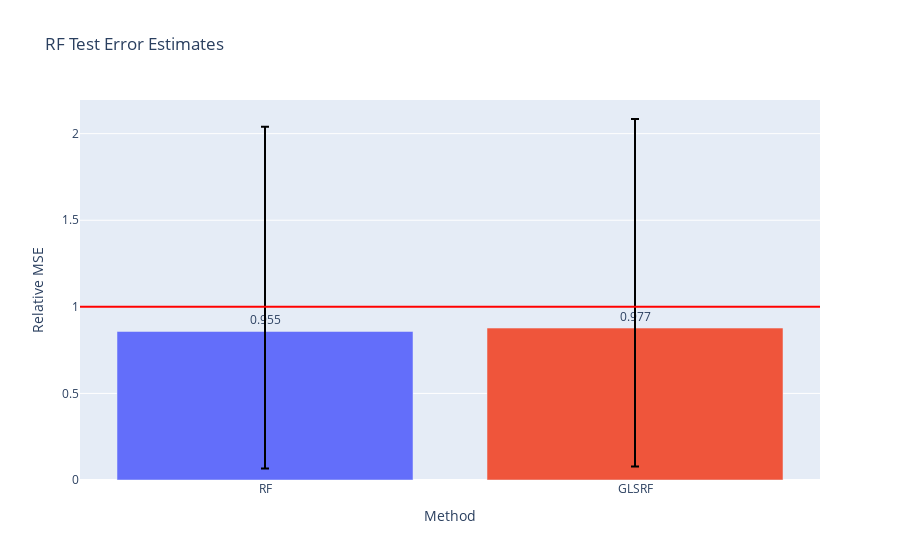

The notebook cell this image was saved under:
### Code cell
fig = go.Figure()
fig.add_trace(go.Bar(
    name='Control',
    x=['RF', 'GLSRF'], y=(df).mean(),
    marker_color=px.colors.qualitative.Plotly,
    text=np.around((df/risk).mean(),3),
    textposition='outside',
    error_y=dict(
        type='data',
        color='black',
        symmetric=False,
        array=(df/risk).quantile(.9),
        arrayminus=(df/risk).quantile(.1))
))
# fig.add_trace(go.Bar(
#     name='Experimental',
#     x=['GenCp', 'KFCV', 'SPCV'], y=(df/risk).mean(),
#     error_y=dict(type='data', array=[1, 2])
# ))
# fig.update_layout(barmode='group')
fig.add_hline(y=1., line_color='red')
fig.update_layout(
    title="RF Test Error Estimates",
    xaxis_title="Method",
    yaxis_title="Relative MSE",
#     legend_title="Legend Title",
#     font=dict(
#         family="Courier New, monospace",
#         size=18,
#         color="RebeccaPurple"
#     )
)

fig.show()

### Figure 1 — Plotly figure (JSON) as saved in the notebook; plotly's stock layout.template omitted (floating-point values rounded to 4 significant figures)
{"data": [{"error_y": {"array": [1.183, 1.207], "arrayminus": [0.7908, 0.8], "color": "black", "symmetric": false, "type": "data"}, "marker": {"color": ["#636EFA", "#EF553B", "#00CC96", "#AB63FA", "#FFA15A", "#19D3F3", "#FF6692", "#B6E880", "#FF97FF", "#FECB52"]}, "name": "Control", "text": [0.955, 0.977], "textposition": "outside", "type": "bar", "x": ["RF", "GLSRF"], "y": [0.8576, 0.8773]}], "layout": {"shapes": [{"line": {"color": "red"}, "type": "line", "x0": 0, "x1": 1, "xref": "x domain", "y0": 1, "y1": 1, "yref": "y"}], "title": {"text": "RF Test Error Estimates"}, "xaxis": {"title": {"text": "Method"}}, "yaxis": {"title": {"text": "Relative MSE"}}}}
